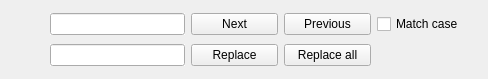
<?xml version="1.0" encoding="UTF-8"?>
<ui version="4.0">
 <class>FindAndReplaceWidget</class>
 <widget class="QWidget" name="FindAndReplaceWidget">
  <property name="geometry">
   <rect>
    <x>0</x>
    <y>0</y>
    <width>485</width>
    <height>79</height>
   </rect>
  </property>
  <property name="sizePolicy">
   <sizepolicy hsizetype="Expanding" vsizetype="Preferred">
    <horstretch>0</horstretch>
    <verstretch>0</verstretch>
   </sizepolicy>
  </property>
  <property name="windowTitle">
   <string>Form</string>
  </property>
  <layout class="QGridLayout" name="gridLayout">
   <item row="0" column="0">
    <widget class="QPushButton" name="closeButton">
     <property name="sizePolicy">
      <sizepolicy hsizetype="Minimum" vsizetype="Fixed">
       <horstretch>0</horstretch>
       <verstretch>0</verstretch>
      </sizepolicy>
     </property>
     <property name="minimumSize">
      <size>
       <width>26</width>
       <height>27</height>
      </size>
     </property>
     <property name="icon">
      <iconset theme="window-close">
       <normaloff>.</normaloff>.</iconset>
     </property>
     <property name="iconSize">
      <size>
       <width>16</width>
       <height>16</height>
      </size>
     </property>
     <property name="flat">
      <bool>true</bool>
     </property>
    </widget>
   </item>
   <item row="0" column="1">
    <widget class="QLineEdit" name="findLineEdit">
     <property name="minimumSize">
      <size>
       <width>135</width>
       <height>0</height>
      </size>
     </property>
     <property name="autoFillBackground">
      <bool>true</bool>
     </property>
    </widget>
   </item>
   <item row="0" column="2">
    <widget class="QPushButton" name="findNextButton">
     <property name="sizePolicy">
      <sizepolicy hsizetype="Fixed" vsizetype="Fixed">
       <horstretch>0</horstretch>
       <verstretch>0</verstretch>
      </sizepolicy>
     </property>
     <property name="minimumSize">
      <size>
       <width>87</width>
       <height>0</height>
      </size>
     </property>
     <property name="text">
      <string>Next</string>
     </property>
     <property name="icon">
      <iconset theme="go-down">
       <normaloff>.</normaloff>.</iconset>
     </property>
     <property name="iconSize">
      <size>
       <width>16</width>
       <height>16</height>
      </size>
     </property>
     <property name="shortcut">
      <string>Ctrl+S</string>
     </property>
    </widget>
   </item>
   <item row="0" column="3">
    <widget class="QPushButton" name="findPreviousButton">
     <property name="sizePolicy">
      <sizepolicy hsizetype="Fixed" vsizetype="Fixed">
       <horstretch>0</horstretch>
       <verstretch>0</verstretch>
      </sizepolicy>
     </property>
     <property name="minimumSize">
      <size>
       <width>87</width>
       <height>0</height>
      </size>
     </property>
     <property name="text">
      <string>Previous</string>
     </property>
     <property name="icon">
      <iconset theme="go-up">
       <normaloff>.</normaloff>.</iconset>
     </property>
     <property name="iconSize">
      <size>
       <width>16</width>
       <height>16</height>
      </size>
     </property>
     <property name="shortcut">
      <string>Shift+F3</string>
     </property>
    </widget>
   </item>
   <item row="0" column="4">
    <widget class="QCheckBox" name="matchCaseCheckBox">
     <property name="minimumSize">
      <size>
       <width>100</width>
       <height>0</height>
      </size>
     </property>
     <property name="text">
      <string>Match case</string>
     </property>
    </widget>
   </item>
   <item row="1" column="0">
    <spacer name="leftHorizontalSpacer">
     <property name="orientation">
      <enum>Qt::Horizontal</enum>
     </property>
     <property name="sizeType">
      <enum>QSizePolicy::Fixed</enum>
     </property>
     <property name="sizeHint" stdset="0">
      <size>
       <width>33</width>
       <height>17</height>
      </size>
     </property>
    </spacer>
   </item>
   <item row="1" column="1">
    <widget class="QLineEdit" name="replaceLineEdit">
     <property name="minimumSize">
      <size>
       <width>135</width>
       <height>0</height>
      </size>
     </property>
     <property name="autoFillBackground">
      <bool>true</bool>
     </property>
    </widget>
   </item>
   <item row="1" column="2">
    <widget class="QPushButton" name="replaceButton">
     <property name="sizePolicy">
      <sizepolicy hsizetype="Fixed" vsizetype="Fixed">
       <horstretch>0</horstretch>
       <verstretch>0</verstretch>
      </sizepolicy>
     </property>
     <property name="minimumSize">
      <size>
       <width>87</width>
       <height>0</height>
      </size>
     </property>
     <property name="text">
      <string>Replace</string>
     </property>
     <property name="shortcut">
      <string>Ctrl+Shift+R</string>
     </property>
    </widget>
   </item>
   <item row="1" column="3">
    <widget class="QPushButton" name="replaceAllButton">
     <property name="sizePolicy">
      <sizepolicy hsizetype="Fixed" vsizetype="Fixed">
       <horstretch>0</horstretch>
       <verstretch>0</verstretch>
      </sizepolicy>
     </property>
     <property name="minimumSize">
      <size>
       <width>87</width>
       <height>0</height>
      </size>
     </property>
     <property name="text">
      <string>Replace all</string>
     </property>
    </widget>
   </item>
   <item row="1" column="4">
    <spacer name="rightHorizontalSpacer">
     <property name="orientation">
      <enum>Qt::Horizontal</enum>
     </property>
     <property name="sizeType">
      <enum>QSizePolicy::Minimum</enum>
     </property>
     <property name="sizeHint" stdset="0">
      <size>
       <width>97</width>
       <height>17</height>
      </size>
     </property>
    </spacer>
   </item>
  </layout>
 </widget>
 <tabstops>
  <tabstop>findLineEdit</tabstop>
  <tabstop>matchCaseCheckBox</tabstop>
  <tabstop>replaceLineEdit</tabstop>
  <tabstop>closeButton</tabstop>
 </tabstops>
 <resources/>
 <connections/>
</ui>
